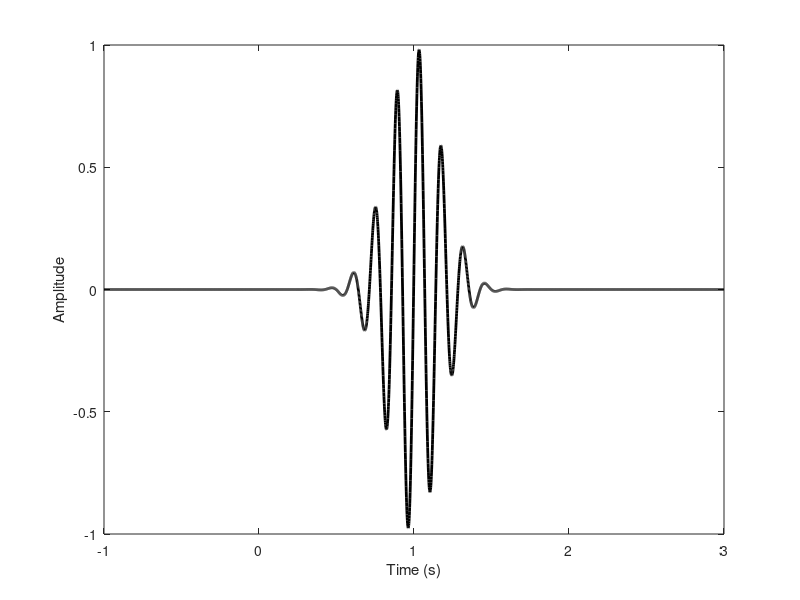

Here is the MATLAB script that generated this plot:
%%
%     COURSE: Solved challenges in neural time series analysis
%    SECTION: Simulating EEG data
%      VIDEO: Generating transient oscillations
% Instructor: sincxpress.com
%
%%

%% simulation details

pnts  = 4000;
srate = 1000;
time  = (0:pnts-1)/srate - 1;

% gaussian parameters
peaktime = 1; % seconds
fwhm     = .4;

% sine wave parameters
sinefreq = 7; % for sine wave

%% create signal

% create Gaussian taper
gaus = exp( -(4*log(2)*(time-peaktime).^2) / fwhm^2 );

% sine wave with random phase value ("non-phase-locked")
sinw = sin(2*pi*sinefreq*time + 2*pi*rand);

% signal
signal = sinw .* gaus;


% and plot
figure(1), clf
plot(time,signal,'k','linew',2)
xlabel('Time (s)'), ylabel('Amplitude')

%%
